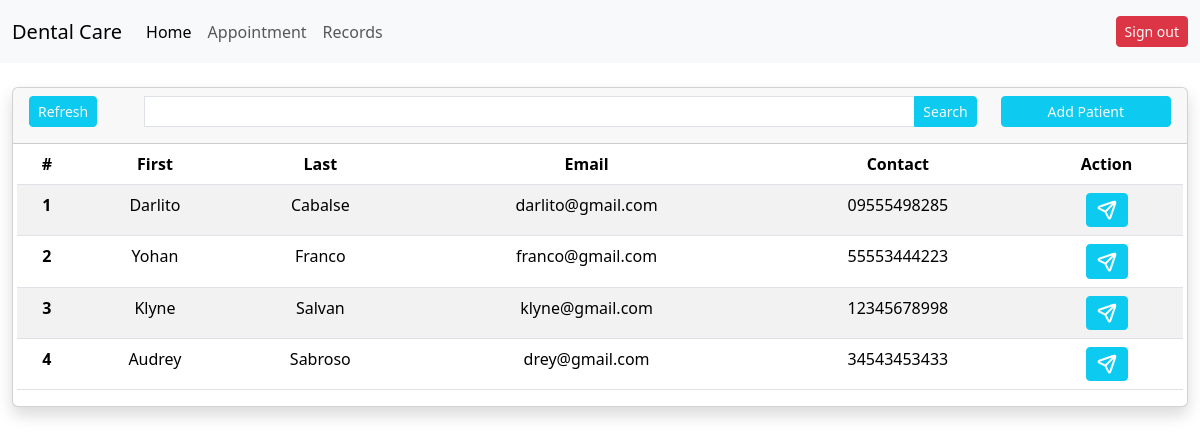
The app's page /appointment.php?refresh with its own data.
### tables this page shows
CREATE TABLE `tbl_patients`  (
  `PatientID` int(11) NOT NULL AUTO_INCREMENT,
  `FirstName` varchar(255) NULL DEFAULT NULL,
  `LastName` varchar(255) NULL DEFAULT NULL,
  `Email` varchar(255) NULL DEFAULT NULL,
  `ContactNumber` varchar(255) NULL DEFAULT NULL,
  `Gender` int(11) NULL DEFAULT NULL,
  PRIMARY KEY (`PatientID`) USING BTREE,
  INDEX `patients_gender`(`Gender`) USING BTREE,
  CONSTRAINT `patients_gender` FOREIGN KEY (`Gender`) REFERENCES `tbl_gendertypes` (`id`) ON DELETE RESTRICT ON UPDATE CASCADE
);

### appointment.php (the view, shortened to what this page needs)
<!DOCTYPE html>
<html lang="en">
<head>
  <?php include "head.php"; ?>
</head>
<body>
  <?php
    include "connection.php";
    include "nav.php";
  ?>
  <div class="container-fluid p-4">
    <div class="row mb-3">
      <div class="card col-lg shadow p-0">
        <div class="card-header">
          <div class="row">
            <div class="col-lg-10 d-flex text-end mb-2">
              <a href="home.php?refresh" class="btn btn-sm btn-info text-light me-5 d-flex">
                <p class="my-auto">Refresh</p>
              </a>
              <div class="input-group">
                <input type="text" name="searchInput" class="form-control form-control-sm" form="searchForm" placeholder="<?php if(isset($_GET['searchInput'])) { echo $_GET['searchInput']; }?>">
                <button type="submit" class="btn btn-sm btn-info text-light" name="searchBtn" form="searchForm">Search</button>
              </div>
            </div>
            <div class="col-lg-2 text-end mb-2">
              <button type="button" class="btn btn-sm btn-info text-light w-100" data-bs-toggle="modal" data-bs-target="#addPateintModal">
                Add Patient
              </button>
            </div>
          </div>
        </div>
        <div class="card-body py-0 px-1">
          <table class="table table-striped">
            <thead>
              <tr class="text-center">
                <th scope="col">#</th>
                <th scope="col">First</th>
                <th scope="col">Last</th>
                <th scope="col">Email</th>
                <th scope="col">Contact</th>
                <th scope="col">Action</th>
              </tr>
            </thead>
            <tbody>
              <?php
                if(isset($_GET['refresh'])) {
                  $sql = "SELECT * FROM tbl_patients";
                  $res = mysqli_query($con, $sql) or die (mysqli_error($con));
                  if(mysqli_num_rows($res) > 0) {
                    while($row = mysqli_fetch_object($res)) {
                    ?>
                      <tr class="text-center">
                        <th scope="row"><?= $row->PatientID; ?></th>
                        <td><?= $row->FirstName; ?></td>
                        <td><?= $row->LastName; ?></td>
                        <td><?= $row->Email; ?></td>
                        <td><?= $row->ContactNumber; ?></td>
                        <td>
                          <button type="button" name="setAppointment" class="btn btn-sm btn-info text-light" data-bs-toggle="modal" data-bs-target="#appointmentModal<?= $row->PatientID; ?>">
                          </button>
                        </td>
                      </tr>
                    <?php
                    }
                  }
                }
              ?>
            </tbody>
          </table>
        </div>
      </div>
    </div>
  </div>
</body>
</html>

### head.php (shortened to what this page needs)
<link href="dist/css/bootstrap.min.css" rel="stylesheet">
<link href="style.css" rel="stylesheet">

### nav.php
<?php
echo '
<nav class="navbar navbar-expand-lg bg-body-tertiary">
  <div class="container-fluid">
    <a class="navbar-brand h5 my-auto" href="#">Dental Care</a>
    <button class="navbar-toggler" type="button" data-bs-toggle="collapse" data-bs-target="#navbarText" aria-controls="navbarText" aria-expanded="false" aria-label="Toggle navigation">
      <span class="navbar-toggler-icon"></span>
    </button>
    <div class="collapse navbar-collapse" id="navbarText">
      <ul class="navbar-nav me-auto mb-2 mb-lg-0">
        <li class="nav-item">
        <a class="nav-link active" aria-current="page" href="home.php">Home</a>
        </li>
        <li class="nav-item">
        <a class="nav-link" href="appointment.php?refresh">Appointment</a>
        </li>
        <li class="nav-item">
        <a class="nav-link" href="#">Records</a>
        </li>
      </ul>
      <span class="navbar-text">
        <a href="functions.php?signout" class="btn btn-sm btn-danger text-light text-decoration-none">Sign out</a>
      </span>
      </div>
  </div>
</nav>
';
?>

### records on screen
tbl_patients: PatientID "1", FirstName "Darlito", LastName "Cabalse", Email "darlito@gmail.com", ContactNumber "09555498285"
tbl_patients: PatientID "2", FirstName "Yohan", LastName "Franco", Email "franco@gmail.com", ContactNumber "55553444223"
tbl_patients: PatientID "3", FirstName "Klyne", LastName "Salvan", Email "klyne@gmail.com", ContactNumber "12345678998"
tbl_patients: PatientID "4", FirstName "Audrey", LastName "Sabroso", Email "drey@gmail.com", ContactNumber "34543453433"
